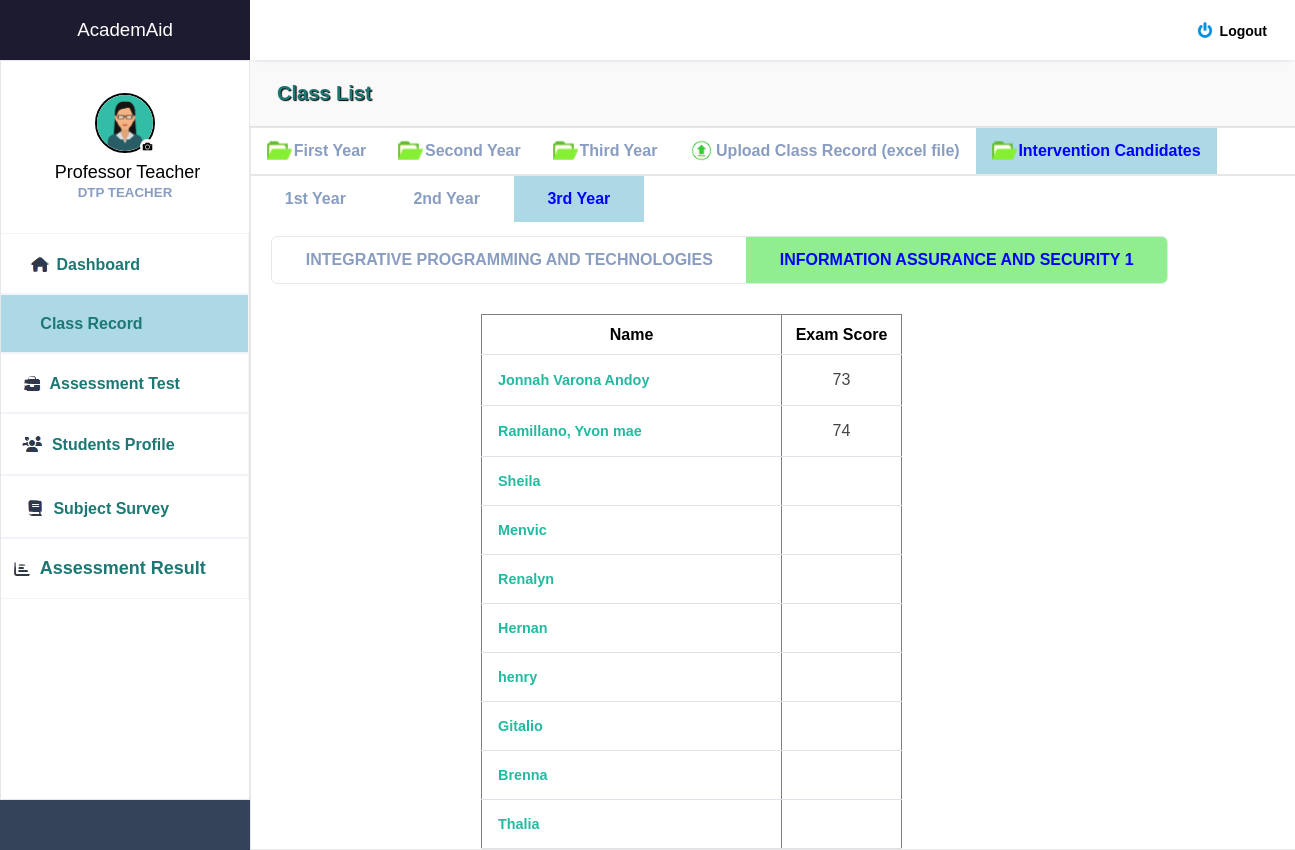
/cce102_3.php (signed in), run on the app's committed database.
### tables this page shows
CREATE TABLE `tbl_users` (
  `user_id` int(11) NOT NULL,
  `user_uname` varchar(255) NOT NULL,
  `user_pass` varchar(255) NOT NULL,
  `role_id` varchar(255) NOT NULL,
  `fullname` varchar(255) NOT NULL,
  `course` varchar(255) NOT NULL,
  `year` int(11) NOT NULL,
  `program` varchar(255) NOT NULL,
  `id_number` varchar(255) NOT NULL,
  `email` varchar(255) NOT NULL,
  `contact_number` varchar(255) NOT NULL,
  `address` varchar(255) NOT NULL,
  `birthday` varchar(255) NOT NULL,
  `gender` varchar(255) NOT NULL,
  `skills` varchar(255) NOT NULL,
  `image` varchar(250) NOT NULL,
  `exam_score` varchar(255) NOT NULL,
  `subject` varchar(255) NOT NULL,
  `exam_score2` varchar(255) NOT NULL,
  `cc102_1` varchar(255) NOT NULL,
  `cc102_2` varchar(255) NOT NULL,
  `elec` varchar(255) NOT NULL,
  `elec2` varchar(255) NOT NULL,
  `netw` varchar(255) NOT NULL,
  `netw2` varchar(255) NOT NULL,
  `integ` varchar(255) NOT NULL,
  `integ2` varchar(255) NOT NULL,
  `assur` varchar(255) NOT NULL,
  `assur2` varchar(255) NOT NULL
);

### cce102_3.php (the view, shortened to what this page needs)
<?php
include 'interv_candi3.php';
?>
<html>
<body>
<div style="margin-top: 120px; margin-left: 230px">
<?php
$query = "SELECT fullname, year, exam_score2 FROM tbl_users WHERE exam_score2 < 75  AND year = 3";
$your_db_connection = mysqli_connect("localhost", "root", "", "acmed_db");
$result = mysqli_query($your_db_connection, $query);
if ($result) {
    echo "<h3> </h3><br>";
    echo "<table border='1'>
            <tr>
                <th style='width: 300px; height: 40px'>Name</th>
                <th style='width: 120px'>Exam Score</th>
            </tr>";
    while ($row = mysqli_fetch_assoc($result)) {
        echo "<tr>
                <td>{$row['fullname']}</td>
                <td style='width: 120px'><center>{$row['exam_score2']}</center></td>
              </tr>";
    }
    echo "</table>";
} else {
    echo "Error: " . mysqli_error($your_db_connection);
}
?>
</div>
</body>
</html>

### dashboard_teacher.php (shortened to what this page needs)
<!DOCTYPE html>
<html lang="en">
<head>
    <link rel="stylesheet" href="styler.css">
    <link rel="stylesheet" href="https://maxst.icons8.com/vue-static/landings/line-awesome/line-awesome/1.3.0/css/line-awesome.min.css">
</head>
<body>
    <div class="sidebar">
        <div class="side-header" style="background-color: #1D1B2F">
            <a href="dashboard_teacher_welc.php"><h3>Academ<span>Aid</span></h3></a>
        </div>
        <div class="side-content" style="background-color: white; border: 1px solid #e7e7e7">
            <div class="profile">
               <a href="teacher_profile.php">
               <?php
               include 'teacher_pic.php';
               ?></a>
                <h4 style="color: black; margin-top: 5px;  font-size: 18px"><?php
        if (isset($_SESSION['user_id'])) {
          $loggedInUserId = $_SESSION['user_id'];
          $sql = "SELECT * FROM tbl_users WHERE user_id = $loggedInUserId";
          $result = $conn->query($sql);
        if ($result->num_rows > 0) {
         while ($row = $result->fetch_assoc()) {
        echo "&nbsp". $row["fullname"] ; }}}?></h4>
                <small>DTP TEACHER</small>
            </div>
            <div class="side-menu" style="background-color: ">
                <ul>
                 <li style="border-style: solid; border-width: 1px; border-color: #f1f4f9; margin-left: -80px">
                       <a href="dashboard_teacher_welc.php"
                       <?php echo isset($a) ? 'style="background-color: lightblue; color: black; font-weight: bold;' : ''; ?>>
                          <img src="images/dash_icon.png" style=" position: relative; margin-bottom: -7px; ">
                        <small style="font-size: 16px; color: #1d7874"><b>Dashboard</b></small>
                        </a></li>
                 <li style="border-style: solid; border-width: 1px; border-color: #f1f4f9; margin-left: -67px">
                       <a href="class_record.php"
                       <?php echo isset($b) ? 'style="background-color: lightblue; color: white;font-weight: bold;' : ''; ?>>
                            <img src="images/subj_icon.png" style=" position: relative; margin-bottom: -7px; ">
                            <small style="font-size: 16px; color: #1d7874; font-weight:bold">Class Record</small>
                        </a> </li>
                <li style="border-style: solid; border-width: 1px; border-color: #f1f4f9; margin-left: -50px">
                       <a href="intervene_teacher.php"
                       <?php echo isset($c) ? 'style="background-color: lightblue; color: white;font-weight: bold;' : ''; ?>>
                            <img src="images/interv_icon.png" style=" position: relative; margin-bottom: -7px; ">
                            <small style="font-size: 16px; color: #1d7874; font-weight:bold">Assessment Test</small>
                        </a> </li>
                    <li style="border-style: solid; border-width: 1px; border-color: #f1f4f9; margin-left: -57px">
                       <a href="student_profile.php"
                       <?php echo isset($d) ? 'style="background-color: lightblue; color: white;font-weight: bold;' : ''; ?>>
                            <img src="images/stuy_icon.png" style=" position: relative; margin-bottom: -7px; ">
                            <small style="font-size: 16px; color: #1d7874; font-weight:bold">Students Profile</small>
                       </a>  </li>
                    <li style="border-style: solid; border-width: 1px; border-color: #f1f4f9; margin-left: -57px">
                       <a href="exit_survey_teacher.php"
                       <?php echo isset($e) ? 'style="background-color: lightblue; color: white;font-weight: bold;' : ''; ?>>
                           <img src="images/subj_icon.png" style=" position: relative; margin-bottom: -7px; ">
                            <small style="font-size: 16px; color: #1d7874; font-weight:bold">Subject Survey</small>
                       </a>
                    </li>
                    <li style="border-style: solid; border-width: 1px; border-color: #f1f4f9; margin-left: -35px">
                       <a href="yearly_result.php"
                       <?php echo isset($f) ? 'style="background-color: lightblue; color: white;font-weight: bold;' : ''; ?>>
                          <img src="images/yearly_icon.png" style=" position: relative; margin-bottom: -7px; ">
                            <small style="font-size: 18px; color: #1d7874; font-weight:bold">Assessment Result</small>
                       </a>
                    </li>
                </ul>
            </div>
        </div>
    </div>
    <div class="main-content">
        <header>
            <div class="header-content">
                <div class="header-menu">
                    <div class="user">
                        <div class="bg-img" style="background-image: url(img/1.jpeg)"></div>
                        <a href="logout.php" onclick="confirmLogout(event)" style="color: black; margin-right: 12px; margin-top: 5px"><span><b style="font-size: 14px"><img src="images/logout.png" style="position: absolute; height: 16px; width: 16px; margin-left: -23px; margin-top: -1px;">Logout</b></span></a>
                    </div>
                </div>
            </div>
        </header>
            <main style="margin-top: 20px">
         </main>
</body>
</html>

### teacher_pic.php (shortened to what this page needs)
<?php
require '_conn.php';
$loggedInUserId = $_SESSION['user_id'];
$user = mysqli_fetch_assoc(mysqli_query($conn, "SELECT * FROM tbl_users WHERE user_id = $loggedInUserId"));
?>
<html>
<head>
<body>
<form class="form" id = "form" action="" enctype="multipart/form-data" method="post">
                                        <div class="upload">
                                            <?php
                                            $image = $user['image'];
                                            ?>
                                    <img src="profile_pictures/<?php echo $image; ?>" width ="125" height="125" title="<?php echo $image; ?>">
                                      <div class="round">
                                        </div>
                                       </div>
                                    </form>

### styler.css (style rules this page uses)
:root { --main-color: #22BAA0; --color-dark: #34425A; --text-grey: #B0B0B0; }
* { margin: 0; padding: 0; text-decoration: none; list-style-type: none; box-sizing: border-box; font-family: 'Merriweather', sans-serif; }
.sidebar { position: fixed; height: 100%; width: 250px; left: 0; bottom: 0; top: 0; z-index: 100; background: var(--color-dark); transition: left 300ms; }
.side-header { box-shadow: 0px 5px 5px -5px rgb(0 0 0 /10%); background: var(--main-color); height: 60px; display: flex; justify-content: center; align-items: center; }
.side-header h3, side-head span { color: #fff; font-weight: 400; }
.side-content { height: calc(100vh - 60px); overflow: auto; }
.profile { text-align: center; padding: 2rem 0rem; }
.bg-img { background-repeat: no-repeat; background-size: cover; border-radius: 50%; background-size: cover; }
.profile h4 { color: #fff; font-weight: 500; }
.profile small { color: #899DC1; font-weight: 600; }
.side-menu ul { text-align: center; }
.side-menu a { display: block; padding: 1.2rem 0rem; }
.side-menu a span, .side-menu a small { color: #899DC1; }
.main-content { margin-left: 250px; width: calc(100% - 165px); transition: margin-left 300ms; }
header { position: fixed; right: 0; top: 0; left: 250px; z-index: 100; height: 60px; box-shadow: 0px 5px 5px -5px rgb(0 0 0 /10%); background: #fff; transition: left 300ms; }
.header-content, .header-menu { display: flex; align-items: center; }
.header-content { justify-content: space-between; padding: 0rem 1rem; }
.header-menu { justify-content: flex-end; padding-top: .5rem; }
.user { display: flex; align-items: center; }
.user div, .client-img { height: 40px; width: 40px; margin-right: 1rem; }
.user span:last-child { display: inline-block; margin-left: .3rem; font-size: .8rem; }
main { margin-top: 60px; }
table { border-collapse: collapse; }
table tbody td { padding: 1rem 0rem; color: #444; }
table tbody td:first-child { padding-left: 1rem; color: var(--main-color); font-weight: 600; font-size: .9rem; }
table tbody tr { border-bottom: 1px solid #dee2e8; }

### teacher_pic.php (style rules this page uses)
.upload { width: 125px; position: relative; margin: auto; }
.upload img { height: 60px; width: 60px; border-radius: 50%; border: 2px solid #DCDCDC; border-style: solid; border-color: black; }
.upload .round { position: absolute; background-image: url('profile_pictures/kamera.jpg'); background-color: red; right: 0; width: 15px; height: 15px; line-height: 2px; text-align: center; border-radius: 50%; overflow: hidden; margin-top: -18px; margin-left: 0px; margin-right: 33px; border-color: black; border-width: 1px; }

### class_record.php (style rules this page uses)
li a { display: block; color: #34425A; text-align: center; padding: 14px 16px; text-decoration: none; }

### data on the page
tbl_users: image (picture), fullname "Professor Teacher"
tbl_users: fullname "Jonnah Varona Andoy", exam_score2 "73"
tbl_users: fullname "Ramillano, Yvon mae", exam_score2 "74"
tbl_users: fullname "Sheila"
tbl_users: fullname "Menvic"
tbl_users: fullname "Renalyn"
tbl_users: fullname "Hernan"
tbl_users: fullname "henry"
tbl_users: fullname "Gitalio"
tbl_users: fullname "Brenna"
tbl_users: fullname "Thalia"
